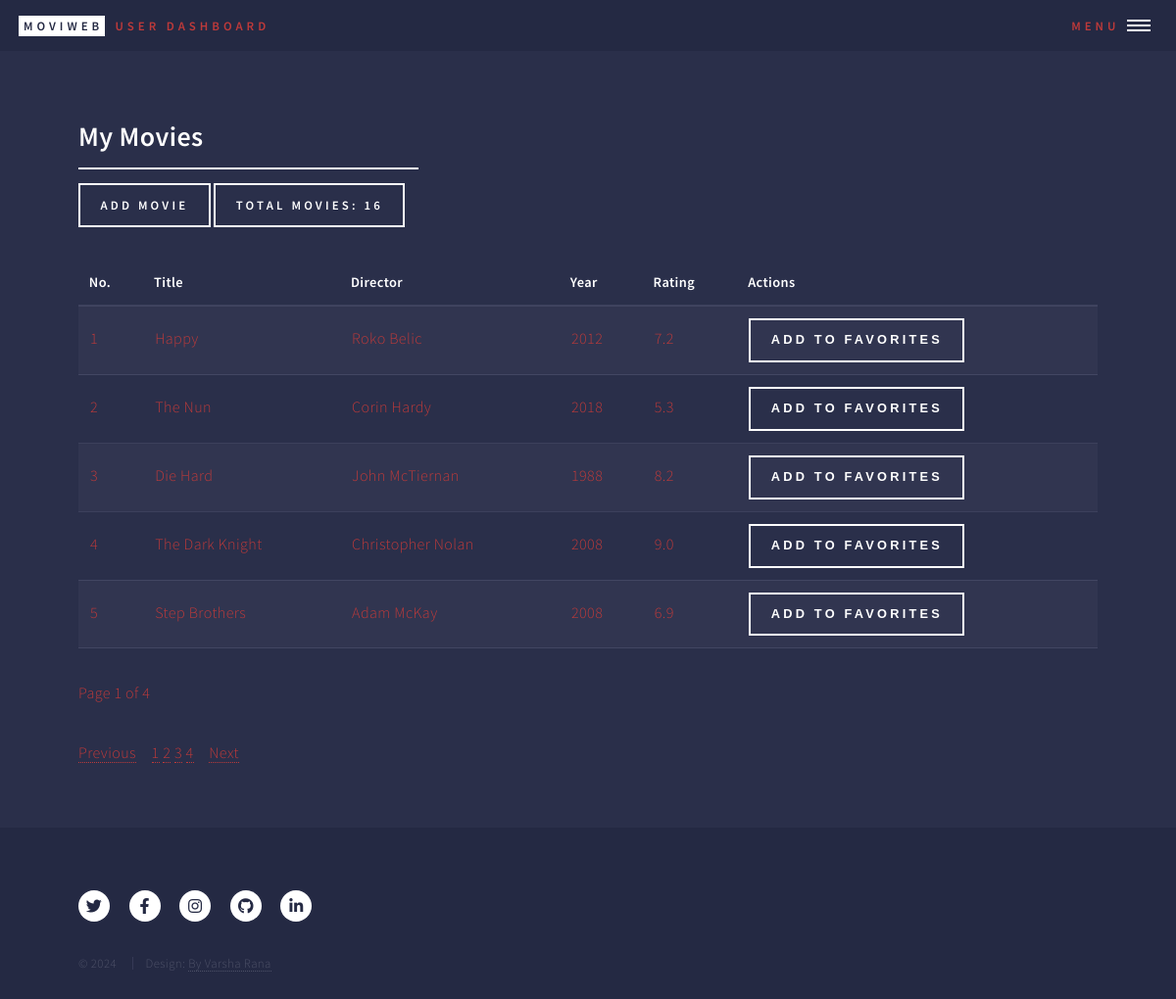
The page /user/my_movies (signed in) on the database its author committed.
### models.py (models this page shows)
class Movie(db.Model):
    __tablename__ = 'movie'
    id = db.Column(db.Integer, primary_key=True)
    title = db.Column(db.String(100), nullable=False)
    year = db.Column(db.Integer, nullable=False)
    rating = db.Column(db.Float, nullable=False)
    poster = db.Column(db.String(255))  # Optional field to store movie posters
    plot = db.Column(db.Text)  # Optional field to store the plot
    imdbID = db.Column(db.String(255), nullable=True)  # IMDb ID or link
    user_id = db.Column(db.Integer, db.ForeignKey('user.id'))
    admin_id = db.Column(db.Integer, db.ForeignKey('admin.id'))
    director_id = db.Column(db.Integer, db.ForeignKey('director.id'), nullable=False)  # Foreign key to Director
    genres = db.relationship('Genre', secondary=movie_genre, backref='movies')
    favorites = db.relationship('Favorite', back_populates='movie', lazy=True)  # Add this line

class Director(db.Model):
    __tablename__ = 'director'
    id = db.Column(db.Integer, primary_key=True)
    name = db.Column(db.String(100), nullable=False, unique=True)
    movies = db.relationship('Movie', backref='director', lazy=True)

### blueprints/user.py (the view)
@user_bp.route('/my_movies')
def my_movies():
    if 'user_id' not in session:
        return redirect(url_for('login'))
    user_id = session['user_id']
    page = request.args.get('page', 1, type=int)  # Get the current page from query parameters, default to 1
    per_page = 5  # Number of movies per page
    all_movies_query = Movie.query
    favorite_movie_ids = [f.movie_id for f in Favorite.query.filter_by(user_id=user_id).all()]
    movies_query = all_movies_query.filter(Movie.id.notin_(favorite_movie_ids))
    num_movies = movies_query.count()
    movies = movies_query.paginate(page=page, per_page=per_page, error_out=False)
    return render_template('my_movies.html', num_movies=num_movies, movies=movies)

### templates/user/my_movies.html (shortened to what this page needs)
<!DOCTYPE HTML>
<html>
<head>
    <link rel="stylesheet" href="../../static/css/main.css"/>
</head>
<body class="is-preload">
<div id="wrapper">
    <header id="header" class="alt">
        {% include 'partials/user_header.html' %}
    </header>
    <div id="main">
        <section id="my-movies">
            <div class="inner">
                <header class="major">
                    <h2>My Movies</h2>
                    <a href="{{ url_for('user_bp.user_add_movie') }}" class="button">
                        Add Movie
                    </a>
                    <label class="button">Total Movies: {{ num_movies }}</label>
                </header>
                {% include 'partials/my_movies_content.html' %}
            </div>
        </section>
    </div>
    <footer id="footer">
        {% include 'partials/movie_web_app_footer.html' %}
    </footer>
</div>
</body>
</html>

### templates/partials/my_movies_content.html
<div id="my-movies-content">
    <table id="my-movies-table">
        <thead>
        <tr>
            <th>No.</th>
            <th>Title</th>
            <th>Director</th>
            <th>Year</th>
            <th>Rating</th>
            <th>Actions</th>
        </tr>
        </thead>
        <tbody>
        {% set start_no = (movies.page - 1) * movies.per_page + 1 %}
        {% for movie in movies.items %}
        <tr>
            <td>{{ start_no + loop.index0 }}</td>
            <td>{{ movie.title }}</td>
            <td>{{ movie.director.name }}</td>
            <td>{{ movie.year }}</td>
            <td>{{ movie.rating }}</td>
            <td>
                <form action="{{ url_for('user_bp.add_to_favorites', movie_id=movie.id) }}" method="post"
                      style="display:inline;">
                    <button type="submit" class="button">Add to Favorites</button>
                </form>
            </td>
        </tr>
        {% endfor %}
        </tbody>
    </table>
    <p>Page {{ movies.page }} of {{ movies.pages }}</p>
    <div id="pagination-container-my-movies">
        <nav aria-label="Page navigation">
            <ul class="pagination">
                {% if movies.has_prev %}
                <li class="page-item">
                    <a class="page-link"
                       href="{{ url_for('user_bp.my_movies', page=movies.prev_num) }}">Previous</a>
                </li>
                {% else %}
                <li class="page-item disabled">
                    <a class="page-link" href="#">Previous</a>
                </li>
                {% endif %}
                {% for page_num in movies.iter_pages() %}
                {% if page_num %}
                <li class="page-item {% if page_num == movies.page %}active{% endif %}">
                    <a class="page-link" href="{{ url_for('user_bp.my_movies', page=page_num) }}">{{ page_num }}</a>
                </li>
                {% else %}
                <li class="page-item disabled">
                    <a class="page-link" href="#">...</a>
                </li>
                {% endif %}
                {% endfor %}
                {% if movies.has_next %}
                <li class="page-item">
                    <a class="page-link"
                       href="{{ url_for('user_bp.my_movies', page=movies.next_num) }}">Next</a>
                </li>
                {% else %}
                <li class="page-item disabled">
                    <a class="page-link" href="#">Next</a>
                </li>
                {% endif %}
            </ul>
        </nav>
    </div>
</div>

### rows shown on the page
Movie: start_no+loop.index0 "1", title "Happy", director.name "Roko Belic", year "2012", rating "7.2"
Movie: index0 "2", title "The Nun", director.name "Corin Hardy", year "2018", rating "5.3"
Movie: index0 "3", title "Die Hard", director.name "John McTiernan", year "1988", rating "8.2"
Movie: index0 "4", title "The Dark Knight", director.name "Christopher Nolan", year "2008", rating "9.0"
Movie: index0 "5", title "Step Brothers", director.name "Adam McKay", year "2008", rating "6.9"

### other values the page prints
{{ num_movies }} "16"
{{ movies.page }} "1"
{{ movies.pages }} "4"
{{ page_num }} "1" "2" "3" "4"
